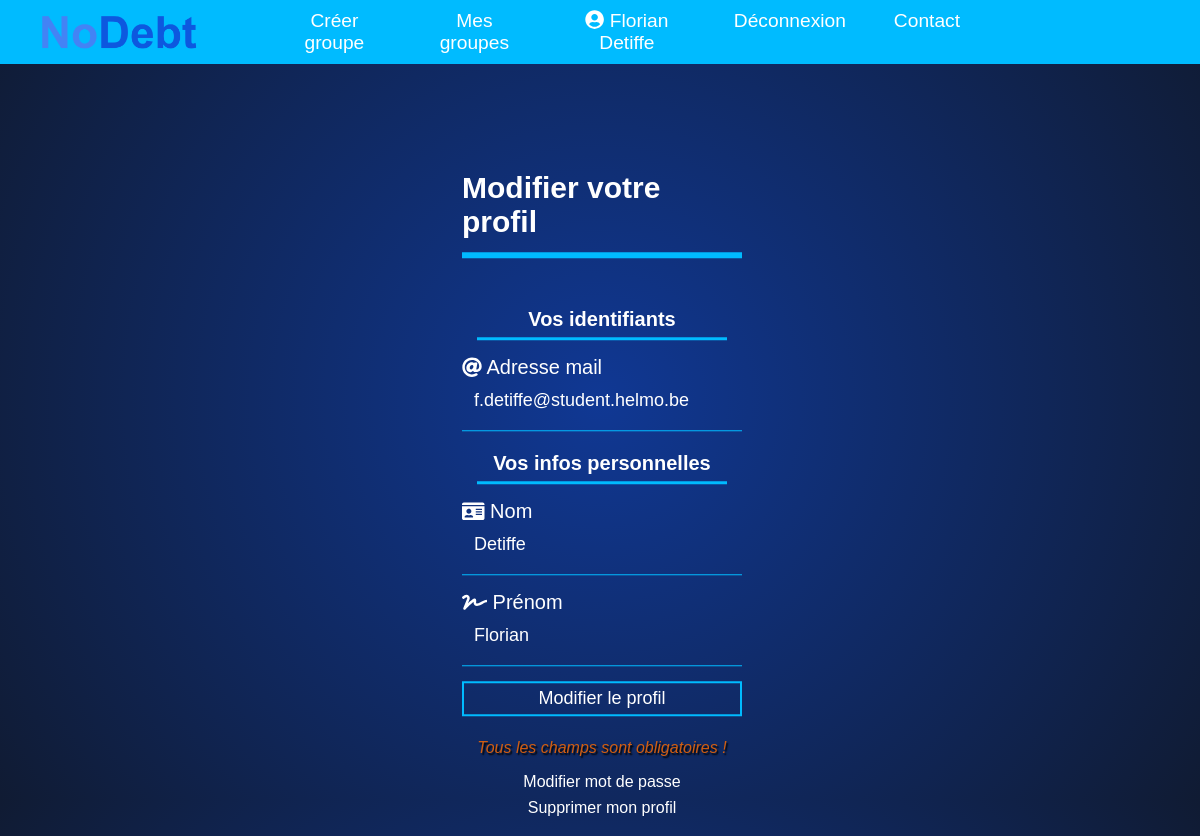
/editProfile.php (signed in), run on the app's committed database.
### tables this page shows
CREATE TABLE `Utilisateur` (
  `uid` int(11) NOT NULL,
  `courriel` varchar(256) NOT NULL,
  `nom` text,
  `prenom` text,
  `motPasse` text,
  `estActif` tinyint(1) DEFAULT NULL
);

### php/db_utilisateur.inc.php (called while the page is built, shortened)
<?php
class UtilisateurRepository {
    public function getUtilisateurById($uid) {
        $result = null;
        try {
            $bdd = DBLink::connect2db(MYDB, $message);
            $stmt = $bdd->prepare("SELECT * FROM " . self::TABLE_NAME . " WHERE uid = :uid");
            $stmt->bindValue(':uid', $uid);
            if ($stmt->execute()) {
                $result = $stmt->fetchObject("Utilisateur\Utilisateur");
            } else {
                $message .= 'Une erreur système est survenue.<br> Veuillez essayer à nouveau plus tard ou contactez l\'administrateur du site. (Code erreur: ' . $stmt->errorCode() . ')<br>';
            }
        } catch (PDOException $e) {
            $message .= $e->getMessage() . '<br>';
        }
        return $result;
    }
}

### editProfile.php (the view, shortened to what this page needs)
<?php
include("inc/header.inc.php");
require_once 'php/db_utilisateur.inc.php';
$uid = $_SESSION['uid'];
$utilisateurRepository = new UtilisateurRepository();
$curentUtilisateur = $utilisateurRepository->getUtilisateurById($uid);
?>
<main>
    <section>
        <form method="post">
            <fieldset class="fieldset-box">
                <h1 class="register-screen-title">
                    Modifier votre profil
                </h1>
                <h2>
                    Vos identifiants
                </h2>
                <section class="textbox">
                    <i class="fas fa-at"></i>
                    <label for="email">Adresse mail</label>
                    <input type="email" name="email" id="email" placeholder="jean@exemple.com" required value="<?php echo $curentUtilisateur->courriel?>">
                </section>
                <h2>
                    Vos infos personnelles
                </h2>
                <section class="textbox">
                    <i class="fas fa-id-card"></i>
                    <label for="second_name">Nom</label>
                    <input type="text" name="second_name" id="second_name" placeholder="Dupont" required value="<?php echo $curentUtilisateur->nom?>">
                </section>
                <section class="textbox">
                    <i class="fas fa-signature"></i>
                    <label for="first_name">Prénom</label>
                    <input type="text" name="first_name" id="first_name" placeholder="Jean" required value="<?php echo $curentUtilisateur->prenom?>">
                </section>
                <input class="btn" type="submit" name="modify" value="Modifier le profil">
                <p class="register-mention">Tous les champs sont obligatoires !</p>
                <section class="help-connect">
                    <a href="editPassword.php">Modifier mot de passe</a>
                    <a href="confirmDeleteAccount.php">Supprimer mon profil</a>
                </section>
            </fieldset>
        </form>
    </section>
</main>
</body>
</html>

### css/styles.css (style rules this page uses)
html, .textbox input, textarea { color: white; }
body { margin: 0; padding: 0; height: 100vh; font-family: sans-serif; background: radial-gradient(circle, rgba(16,56,148,1) 0%, rgba(16,27,51,1) 100%); }
.fieldset-box { margin-top: 50px; width: 280px; position: absolute; top: 27em; left: 50%; transform: translate(-50%, -50%); color: white; border: 0; }
.fieldset-box h1 { float: left; font-size: 40px; border-bottom: 6px solid #00BBFF; margin-bottom: 50px; padding: 13px 0; }
.fieldset-box .register-screen-title { float: left; font-size: 30px; border-bottom: 6px solid #00BBFF; margin-bottom: 50px; padding: 13px 0; }
.fieldset-box h2 { font-size: 20px; border-bottom: 3px solid #00BBFF; margin-bottom: 0; padding: 6px 0; }
.textbox { width: 100%; overflow: hidden; font-size: 20px; padding: 8px 0; margin: 8px 0; border-bottom: 1px solid #00BBFF; }
.textbox input, select { border: none; outline: none; background: none; font-size: 18px; width: 80%; margin: 10px; color: white; }
.textbox input::placeholder { color: rgba(255, 255, 255, 0.8); }
.btn { width: 100%; background: none; border: 2px solid #00BBFF; color: white; padding: 5px; font-size: 18px; cursor: pointer; margin: 7px 0; transition: border-radius ease-in-out 200ms; }
.register-mention { display: flex; justify-content: center; color: #d25e11; font-style: italic; text-shadow: black 0.1em 0.1em 0.1em; }
.help-connect a { text-decoration: none; color: white; display: flex; justify-content: center; margin-top: 0.5em; margin-bottom: 0.5em; }
.groupsMain h1, h2 { text-align: center; margin: 15px; }

### data on the page
utilisateur: email "f.detiffe@student.helmo.be", second_name "Detiffe", first_name "Florian"

### other printed values
$_SESSION['prenom'] "Florian"
$_SESSION['nom'] "Detiffe"
